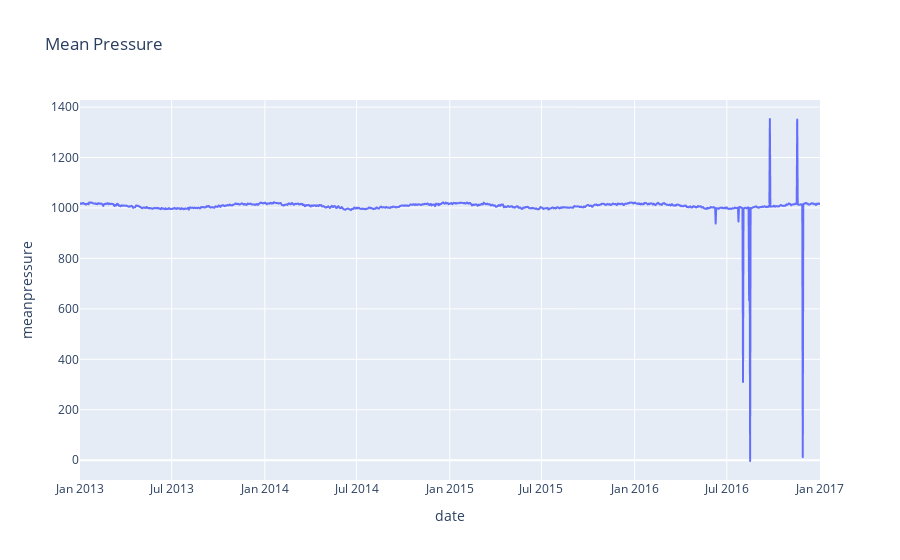

The cell this chart's notebook holds for it:
### Code cell
# plotting after interpolation 
# meanpressure on plotly
fig = px.line(df,x=df.index, y="meanpressure", title="Mean Pressure")
fig.show()

### Figure 1 — Plotly figure (JSON) as saved in the notebook; plotly's stock layout.template omitted (floating-point values rounded to 4 significant figures; data arrays with more than 128 entries replaced by an {"elided": "..."} marker saying what was removed)
{"data": [{"hovertemplate": "date=%{x}<br>meanpressure=%{y}<extra></extra>", "legendgroup": "", "line": {"color": "#636efa", "dash": "solid"}, "marker": {"symbol": "circle"}, "mode": "lines", "name": "", "showlegend": false, "type": "scattergl", "x": {"elided": "1462 str values"}, "xaxis": "x", "y": {"elided": "1462 float values"}, "yaxis": "y"}], "layout": {"legend": {"tracegroupgap": 0}, "title": {"text": "Mean Pressure"}, "xaxis": {"anchor": "y", "domain": [0, 1], "title": {"text": "date"}}, "yaxis": {"anchor": "x", "domain": [0, 1], "title": {"text": "meanpressure"}}}}
